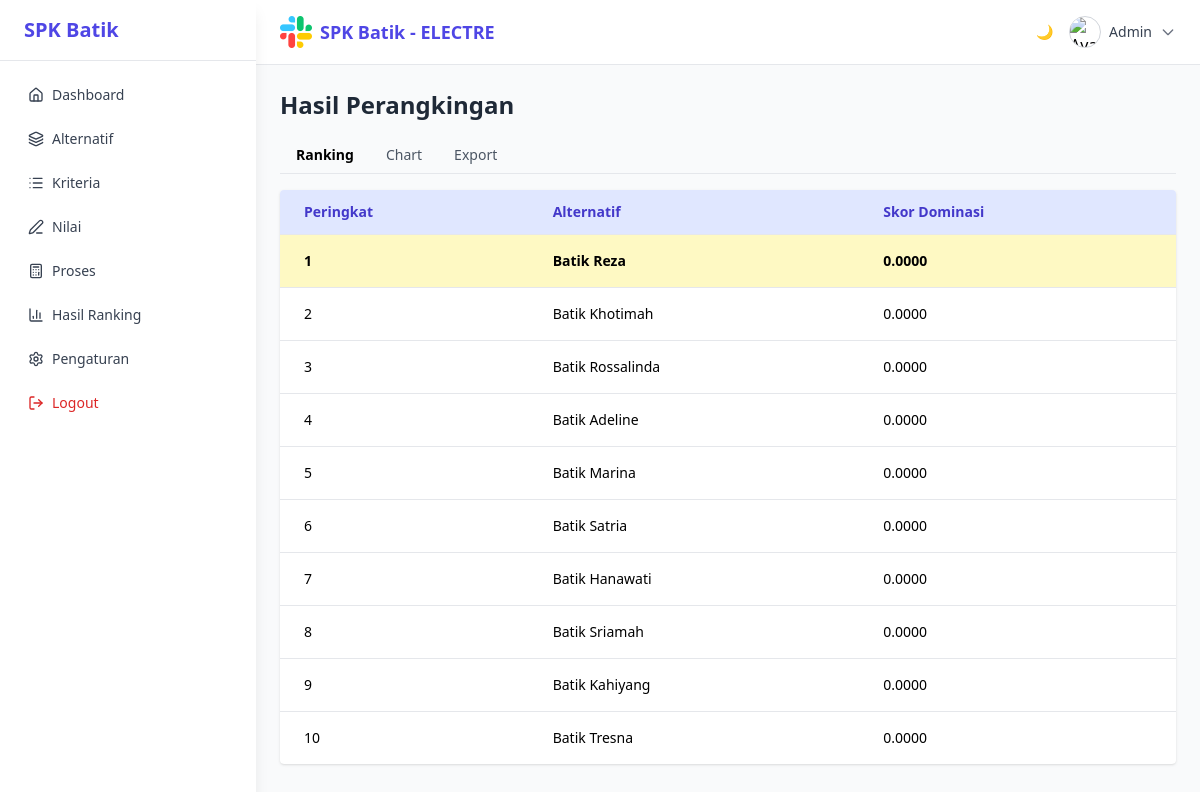
The app's page /app/views/hasil/index.php (signed in) with its own data.
### tables this page shows
CREATE TABLE `alternatif` (
  `id` int NOT NULL,
  `nama` varchar(100) NOT NULL,
  `kategori` varchar(100) DEFAULT NULL,
  `asal_daerah` varchar(100) DEFAULT NULL,
  `deskripsi` text,
  `created_at` timestamp NULL DEFAULT CURRENT_TIMESTAMP
);

### app/views/hasil/index.php (the view, shortened to what this page needs)
<?php
require_once '../../../config/db.php';
$pageTitle = "Hasil Perangkingan";
$alternatif = $conn->query("SELECT * FROM alternatif")->fetchAll(PDO::FETCH_ASSOC);
$ranking = [];
foreach ($alternatif as $a) {
  $ranking[$a['id']] = $a['skor'] ?? 0;
}
arsort($ranking);
?>
<!DOCTYPE html>
<html lang="id">
<head>
  <script src="https://cdn.tailwindcss.com"></script>
</head>
<body class="bg-gray-100 min-h-screen flex">
  <?php include '../layouts/sidebar.php'; ?>
  <div class="ml-64 flex-1 flex flex-col min-h-screen">
    <?php include '../layouts/topbar.php'; ?>
    <main class="flex-1 px-6 py-6 bg-gray-50">
      <h1 class="text-2xl font-bold mb-4 text-gray-800"><?= $pageTitle ?></h1>
      <div>
        <div class="flex border-b border-gray-200 mb-4">
          <button onclick="showTab('ranking')" class="tab-button px-4 py-2 border-b-2 font-semibold text-sm text-indigo-600 border-indigo-600">Ranking</button>
          <button onclick="showTab('chart')" class="tab-button px-4 py-2 text-sm text-gray-600 hover:text-indigo-600">Chart</button>
          <button onclick="showTab('export')" class="tab-button px-4 py-2 text-sm text-gray-600 hover:text-indigo-600">Export</button>
        </div>
        <div id="tab-ranking" class="tab-content">
          <div class="overflow-x-auto bg-white rounded shadow">
            <table class="min-w-full text-sm text-left">
              <thead class="bg-indigo-100 text-indigo-700">
                <tr>
                  <th class="px-6 py-3">Peringkat</th>
                  <th class="px-6 py-3">Alternatif</th>
                  <th class="px-6 py-3">Skor Dominasi</th>
                </tr>
              </thead>
              <tbody>
                <?php $i = 1;
                foreach ($ranking as $id => $skor):
                  $alt = array_filter($alternatif, fn($a) => $a['id'] == $id);
                  $alt = reset($alt);
                  $highlight = $i === 1 ? 'bg-yellow-100 font-semibold' : '';
                ?>
                  <tr class="border-t <?= $highlight ?>">
                    <td class="px-6 py-4"><?= $i ?></td>
                    <td class="px-6 py-4"><?= htmlspecialchars($alt['nama']) ?></td>
                    <td class="px-6 py-4"><?= number_format($skor, 4) ?></td>
                  </tr>
                <?php $i++; endforeach ?>
              </tbody>
            </table>
          </div>
        </div>
      </div>
    </main>
  </div>
</body>
</html>

### records on screen
alternatif: nama "Batik Reza"
alternatif: nama "Batik Khotimah"
alternatif: nama "Batik Rossalinda"
alternatif: nama "Batik Adeline"
alternatif: nama "Batik Marina"
alternatif: nama "Batik Satria"
alternatif: nama "Batik Hanawati"
alternatif: nama "Batik Sriamah"
alternatif: nama "Batik Kahiyang"
alternatif: nama "Batik Tresna"

### other values on screen
$title "Dashboard"
$title "Alternatif"
$title "Kriteria"
$title "Nilai"
$title "Proses"
$title "Hasil Ranking"
$title "Pengaturan"
$_SESSION['user']['username'] "Admin"
$pageTitle "Hasil Perangkingan"
$skor "0.0000"
